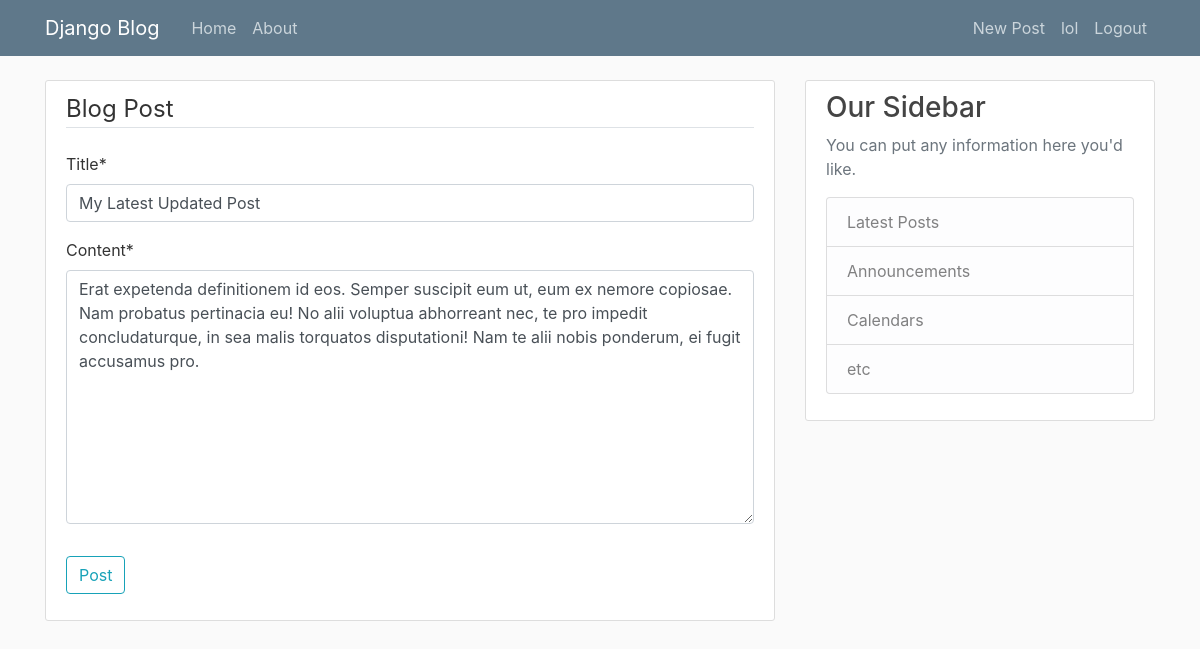
/user/post/10/update (signed in), run on the app's committed database.
### blog_home/models.py (models this page shows, shortened)
class Post(models.Model):
	title = models.CharField(max_length=100)
	content = models.TextField()
	date_posted = models.DateTimeField(default=timezone.now)
	author = models.ForeignKey(User, on_delete=models.CASCADE)

### blog_home/views.py (the view, shortened to what this page needs)
# urls.py: path('post/<int:pk>/update',PostUpdateView.as_view(),name='post-update'),
class PostUpdateView(LoginRequiredMixin,UserPassesTestMixin,UpdateView):
    model = Post
    fields = ['title','content']
    template_name = 'post_form.html'
    def test_func(self):
        post = self.get_object()
        if self.request.user == post.author:
            return True
        return False

### blog_home/templates/post_form.html (shortened to what this page needs)
{% extends "home.html" %}
{% load crispy_forms_tags %}
{% block content %}
    <div class="content-section">
        <form method="POST">
            <fieldset class="form-group">
                <legend class="border-bottom mb-4">Blog Post</legend>
                {{ form|crispy }}
            </fieldset>
            <div class="form-group">
                <button class="btn btn-outline-info" type="submit">Post</button>
            </div>
        </form>
    </div>
{% endblock content %}

### blog_home/templates/home.html (shortened to what this page needs)
{% load static %}
<!DOCTYPE html>
<html>
<head>
		<link rel="stylesheet" href="https://maxcdn.bootstrapcdn.com/bootstrap/4.0.0/css/bootstrap.min.css">
		<link rel="stylesheet" type="text/css" href="{% static 'main.css' %}">
</head>
<body>
		<header class="site-header">
			<nav class="navbar navbar-expand-md navbar-dark bg-steel fixed-top">
				<div class="container">
					<a class="navbar-brand mr-4" href="{% url 'blog-home' %}">Django Blog</a>
					<div class="collapse navbar-collapse" id="navbarToggle">
						<div class="navbar-nav mr-auto">
							<a class="nav-item nav-link" href="{% url 'blog-home' %}">Home</a>
							<a class="nav-item nav-link" href="{% url 'blog-home' %}">About</a>
						</div>
						<div class="navbar-nav">
							{% if user.is_authenticated %}
								<a class="nav-item nav-link" href="{% url 'new-post' %}">New Post</a>
								<a class="nav-item nav-link" href="{% url 'user-profile' %}">{{ user.username }}</a>
								<a class="nav-item nav-link" href="{% url 'user-logout' %}">Logout</a>
							{% else %}
								<a class="nav-item nav-link" href="{% url 'user-login' %}">Login</a>
								<a class="nav-item nav-link" href="{% url 'user-register' %}">Register</a>
							{% endif %}
						</div>
					</div>
				</div>
			</nav>
		</header>
		<main role="main" class="container">
			<div class="row">
				<div class="col-md-8">
					{% block content %}{% endblock %}
				</div>
				<div class="col-md-4">
					<div class="content-section">
						<h3>Our Sidebar</h3>
						<p class='text-muted'>You can put any information here you'd like.
							<ul class="list-group">
								<li class="list-group-item list-group-item-light">Latest Posts</li>
								<li class="list-group-item list-group-item-light">Announcements</li>
								<li class="list-group-item list-group-item-light">Calendars</li>
								<li class="list-group-item list-group-item-light">etc</li>
							</ul>
						</p>
					</div>
				</div>
			</div>
		</main>
</body>
</html>

### blog_home/static/main.css (style rules this page uses)
body { background: #fafafa; color: #333333; margin-top: 5rem; }
h1, h2, h3, h4, h5, h6 { color: #444444; }
ul { margin: 0; }
.bg-steel { background-color: #5f788a; }
.site-header .navbar-nav .nav-link { color: #cbd5db; }
.content-section { background: #ffffff; padding: 10px 20px; border: 1px solid #dddddd; border-radius: 3px; margin-bottom: 20px; }

### data on the page
Post: title "My Latest Updated Post", content "Erat expetenda definitionem id eos. Semper suscipit eum ut, eum ex nemore copiosae. Nam probatus pertinacia eu! No alii voluptua abhorreant nec, te pro impedit concludaturque, in sea malis torquatos disputationi! Nam te alii nobis ponderum, ei fugit accusamus pro."

### other printed values
{{ user.username }} "lol"
